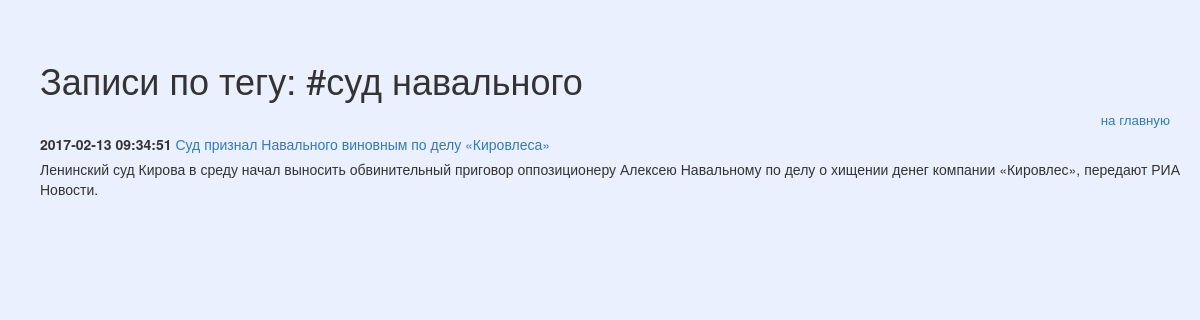
The app's page /include/posttotag.php?tag=суд навального with its own data.
### tables this page shows
CREATE TABLE `post` (
  `post_id` bigint(20) UNSIGNED NOT NULL,
  `post_title` varchar(255) DEFAULT NULL,
  `post_min_text` text,
  `post_text` text,
  `post_create_datetime` timestamp NULL DEFAULT NULL,
  `post_update_datetime` timestamp NOT NULL DEFAULT CURRENT_TIMESTAMP ON UPDATE CURRENT_TIMESTAMP
);

### include/db.php (called while the page is built, shortened)
<?php
try {
    $link = new PDO('mysql:host=localhost;dbname=blog', 'stud', 'password');
} catch (PDOException $e) {
    print "Error!: " . $e->getMessage() . "<br/>";
    die();
}
if($_GET['tag']) {
    $gettag = $_GET['tag'];
    $select_post_tag = $link ->query("SELECT tag_id FROM tag WHERE tag_title = '$gettag'");
    if (!$select_post_tag) {
        echo "PDO::errorInfo():";
        print_r($link->errorInfo());
    } else $insert_tag_id = $select_post_tag->fetchAll();
    $tag_id_for_post = $insert_tag_id[0][0];
    $select_posts_for_tag = $link ->query("SELECT post.* from post LEFT JOIN post_to_tag USING (post_id) WHERE post_to_tag.tag_id = '$tag_id_for_post' ORDER BY post.post_create_datetime DESC");
    $result_posts_for_tag = $select_posts_for_tag ->fetchAll(PDO::FETCH_ASSOC);
}

### include/posttotag.php (the view, shortened to what this page needs)
<?php
require_once 'db.php';
?>
<!DOCTYPE html>
<html lang="ru">
	<head>
		<link rel="stylesheet" href="../css/bootstrap.css">
		<link rel="stylesheet" href="../css/styless.css">
	</head>
	<body>
		<div id="wrapper">
			<h1>Записи по тегу: <?="#".$_GET['tag']; ?></h1>
			<p class="nav">
				<a href="../index.php">на главную</a>
			</p>
            <?php for($i=0;$i<count($result_posts_for_tag);$i++):?>
			<div class="note">
				<p>
					<span class="date"><?=$result_posts_for_tag[$i]['post_create_datetime'];?></span>
					<a href="../include/note.php?id=<?=$result_posts_for_tag[$i]['post_id']?>"><?=$result_posts_for_tag[$i]['post_title'];?></a>
				</p>
				<p>
					<?=$result_posts_for_tag[$i]['post_min_text'];?>
				</p>
			</div>
            <?php endfor;
            ?>
		</div>
	</body>
</html>

### css/styless.css (style rules this page uses)
body { background-color: #EBF0FF; }
#wrapper { margin-top: 20px; padding: 20px; text-align: justify; margin-left: 20px; }
#wrapper > div { margin-bottom: 15px; }
#wrapper p { margin-bottom: 5px; }
.date { font-weight: bold; }
.nav { text-align: right; padding-right: 10px; font-size: 10pt; }

### records on screen
post: post_create_datetime "2017-02-13 09:34:51", post_title "Суд признал Навального виновным по делу «Кировлеса»", post_min_text "Ленинский суд Кирова в среду начал выносить обвинительный приговор оппозиционеру Алексею Навальному по делу о хищении денег компании «Кировлес», передают РИА Новости."

### other values on screen
$_GET['tag'] "суд навального"
